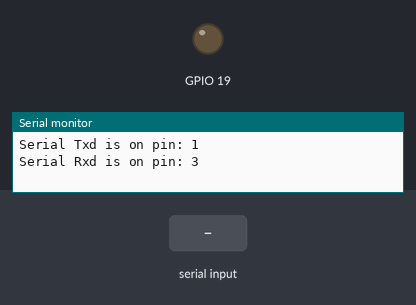
A sketch run on a simulated ESP32. Shown: output pins drawn as LEDs (lit = HIGH), the last lines printed to the serial monitor. The inputs (shaded band) are chosen by the test bench.

Above: at 1.2 s.
1.3 s: "Y" received over the second serial link
At 2.5 s:
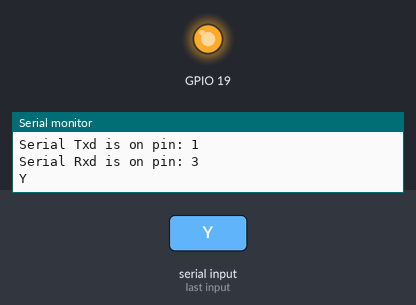
2.8 s: "N" received over the second serial link
At 3.8 s:
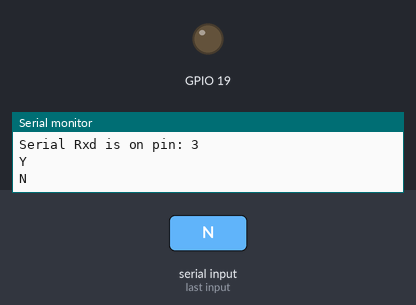
Timing chart, 0 to 5.8 s (numbered marks = the images above; inputs shaded):
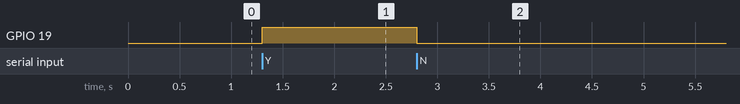

Measured:
- after the input at 1.3 s, GPIO 19: LOW → HIGH at once
- after the input at 2.8 s, GPIO 19: HIGH → LOW at once

The sketch:

RSPI_to_ESP.ino
```cpp
#define RXD2 16
#define TXD2 17

void setup() {
  pinMode(19, OUTPUT);
  Serial.begin(115200);
  Serial2.begin(9600, SERIAL_8N1, RXD2, TXD2);
  Serial.println("Serial Txd is on pin: "+String(TX));
  Serial.println("Serial Rxd is on pin: "+String(RX));
}

void loop() {
  /*if (Serial2.available() != 0){
    Serial2.print('r');
    Serial.println('hei');
  }*/
  while (Serial2.available()) {
    char data = Serial2.read();
    Serial.println(data);
    if (data == 'Y') {
      digitalWrite(19, HIGH);
    }
    if (data == 'N') {
      digitalWrite(19, LOW);
  }
  }
}
```
